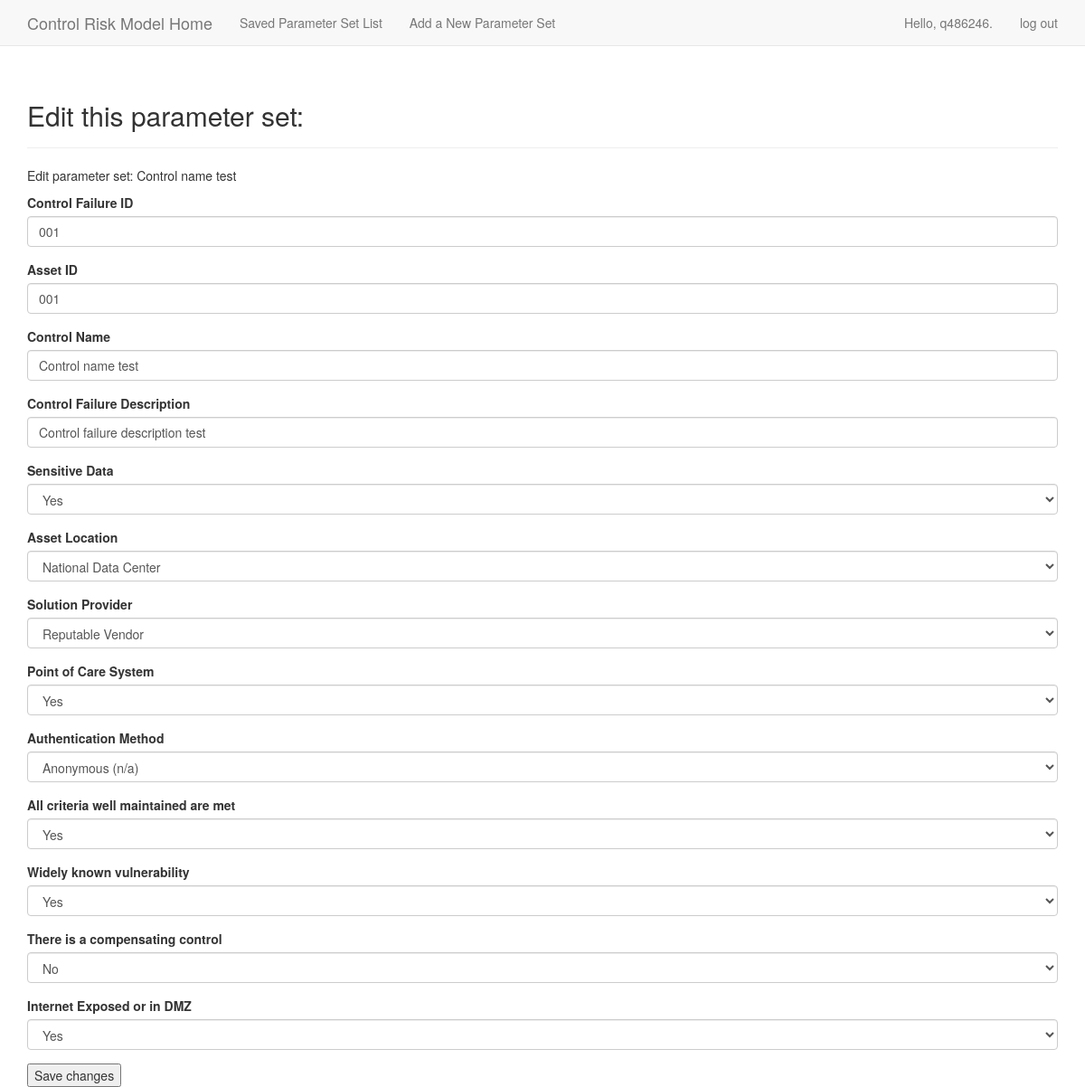
Page /edit_paras/1 (signed in) on the committed database.
### crm_input_app/models.py (models this page shows, shortened)
class ParaSet(models.Model):
    YES_NO_CHS = (
        ('1', 'Yes'),
        ('0', 'No'),
    )
    ASSET_LOC_CHS = (
        ('1', 'National Data Center'),
        ('2', 'Regional'),
        ('3','Server Room'),
        ('4','Exposed'),
        ('5', 'Vendor Hosted'),
    )
    SOLU_PROV_CHS=(
    ('1','Reputable Vendor'),
    ('2','Not Reputable Vendor'),
    ('3','Mature Internal Team (Certified)'),
    )
    AUTHEN_CHS=(
    ('1','Anonymous (n/a)'),
    ('2','Local'),
    ('3','Central'),
    )
    KNOWN_VUL_CHS=(
    ('1', 'Unknown'),
    ('2','Yes but no published exploit'),
    ('3', 'Yes but vulnerability and exploit not automated'),
    ('4', 'Yes and automated vulnerability but not automated exploit'),
    ('5',  "Yes and both vulnerability and exploit are automated")  ,
    )
    control_fail_id=models.CharField("Control Failure ID", max_length=15)
    asset_id=models.CharField("Asset ID", max_length=15)
    control_name=models.CharField("Control Name", max_length=100)
    ctr_fail_desc=models.CharField("Control Failure Description", max_length=600)
    sensitive_data= models.CharField("Sensitive Data", choices=YES_NO_CHS, max_length=1)
    asset_loc=models.CharField("Asset Location", choices=ASSET_LOC_CHS, max_length=1 )
    solution_prov=models.CharField("Solution Provider",choices=SOLU_PROV_CHS, max_length=1)
    pocs= models.CharField("Point of Care System", choices=YES_NO_CHS,max_length=1)
    auth_meth=models.CharField("Authentication Method", choices=AUTHEN_CHS, max_length=1)
    cri_met=models.CharField("All criteria  well maintained are met", choices=YES_NO_CHS,max_length=1)
    wide_vul=models.CharField("Widely known vulnerability", choices=YES_NO_CHS,max_length=1)
    comp_ctr=models.CharField(" There is a compensating control", choices=YES_NO_CHS,max_length=1)
    internet_exp=models.CharField("Internet Exposed or in DMZ", choices=YES_NO_CHS,max_length=1)
    owner=models.ForeignKey(User)
    def __str__(self):
        return self.control_name

### crm_input_app/views.py (the view)
# urls.py: url(r'^edit_paras/(?P<paras_id>\d+)$', views.edit_paras, name='edit_paras'),
@login_required
def edit_paras(request, paras_id):
    paras=ParaSet.objects.get(id=paras_id)
    if paras.owner!= request.user:
        raise Http404
    if request.method!='POST':
        form = ParaSetForm(instance=paras)
    else:
        form=ParaSetForm(instance = paras, data=request.POST)
        if form.is_valid():
            form.save()
            return HttpResponseRedirect(reverse ('crm_input_app:parasDetail',args=[paras.id]))
    context={'paras':paras,'form':form}
    return render(request,'crm_input_app/edit_paras.html', context)

### crm_input_app/forms.py
class ParaSetForm(forms.ModelForm):
    class Meta:
        model=ParaSet
        fields=['control_fail_id','asset_id','control_name',
        'ctr_fail_desc','sensitive_data','asset_loc','solution_prov','pocs','auth_meth',
        'cri_met','wide_vul','comp_ctr','internet_exp']

### crm_input_app/templates/crm_input_app/edit_paras.html (shortened to what this page needs)
{%extends "crm_input_app/base.html"%}
{% load bootstrap3 %}
{% block header %}
	<h2> Edit this parameter set:</h2>
{% endblock header %}
{%block content%}
<p>Edit parameter set: {{paras}}</p>
<form action="{%url 'crm_input_app:edit_paras' paras.id%}" method='post'>
{%bootstrap_form form%}
<button name="Submit"> Save changes</button>
</form>
{% endblock content%}

### crm_input_app/templates/crm_input_app/base.html (shortened to what this page needs)
{%load bootstrap3 %}
<!DOCTYPE html>
<html lang="en">
<head>
{% bootstrap_css %}
</head>
<body>
<nav class="navbar navbar-default navbar-static-top">
	<div class="container">
		<div class="navbar-header">
			<a class="navbar-brand" href="{% url 'crm_input_app:index'%}">Control Risk Model Home</a>
		</div>
		<div id="navbar" class="navbar-collapse collapse">
			{%if user.is_authenticated%}
			<ul class="nav navbar-nav">
				<li>  <a href="{% url 'crm_input_app:parasList'%}">Saved Parameter Set List</a>  </li>
				<li> <a href="{% url 'crm_input_app:new_paras'%}">Add a New Parameter Set</a> </li>
			</ul>
			{% endif%}
			<ul class="nav navbar-nav navbar-right">
			{%if user.is_authenticated%}
			<li> <a> Hello, {{user.username}}. </a> </li>
			<li> <a href="{% url 'users:logout'%}">log out</a></li>
			{%else%}
			<li> <a href="{%url 'users:register'%}">register</a> </li>
			<li> <a href="{%url 'users:login'%}">log in</a></li>
			{% endif%}
			</ul>
		</div>
	</div>
</nav>
<div class="container">
	<div class= "page-header">
		{%block header%}
		{%endblock header%}
	</div>
	<div>
		{%block content%}
		{%endblock content%}
	</div
</div>
</body>

### rows in the picture
ParaSet: control_name "Control name test", control_fail_id "001", asset_id "001", ctr_fail_desc "Control failure description test", sensitive_data "Yes", asset_loc "National Data Center", solution_prov "Reputable Vendor", pocs "Yes", auth_meth "Anonymous (n/a)", cri_met "Yes", wide_vul "Yes", comp_ctr "No", internet_exp "Yes"

### other values in the picture
{{ user.username }} "q486246"
